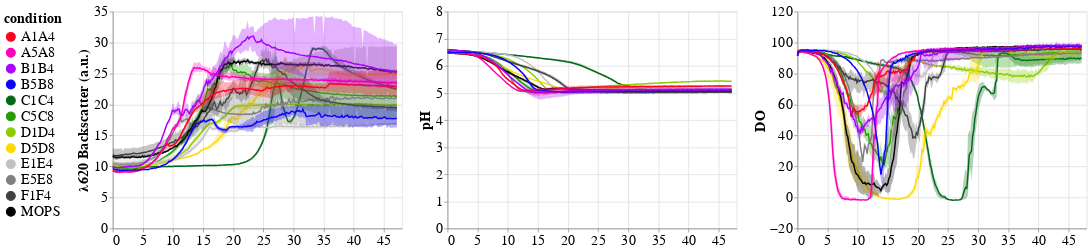

Here is the notebook cell this chart was saved with:
### Code cell
od=lectorfig('mean(OD600)',"\u03BB620 Backscatter (a.u.)",35,0)
ph=lectorfig('mean(pH)',"pH",8,0)
DO=lectorfig('mean(DO)',"DO",120,-20)
chart2=od|ph|DO
chart2=chart2.configure_axis(
        labelFontSize=20,
        titleFontSize=20
    ).configure_legend(
        labelFontSize=20,
        titleFontSize=20,
        symbolSize=150)
chart2#.save('ARTDBTL4-0.html')

### Figure 1 — Vega-Lite specification as saved in the notebook (floating-point values rounded to 4 significant figures; data arrays with more than 128 entries replaced by an {"elided": "..."} marker saying what was removed)
{"config": {"view": {"continuousWidth": 400, "continuousHeight": 300}, "axis": {"labelFontSize": 20, "titleFontSize": 20}, "legend": {"labelFontSize": 20, "symbolSize": 150, "titleFontSize": 20}}, "hconcat": [{"layer": [{"mark": {"type": "line", "opacity": 1}, "encoding": {"color": {"type": "nominal", "field": "condition", "legend": {"columns": 1, "orient": "left", "symbolLimit": 0}, "scale": {"range": ["#ff001e", "#ff00ba", "#a900ff", "#0d00ff", "#006918", "#249b00", "#8dcd00", "#ffd900", "#c2c0c0", "#827f7f", "#414040", "black"]}}, "x": {"type": "quantitative", "axis": {"labels": true}, "field": "Time", "scale": {"domain": [0, 48]}, "title": null}, "y": {"type": "quantitative", "aggregate": "mean", "axis": {"labels": true}, "field": "OD600", "scale": {"clamp": true, "domain": [0, 35]}, "title": "λ620 Backscatter (a.u.)"}}}, {"mark": {"type": "errorband", "extent": "ci"}, "encoding": {"color": {"type": "nominal", "field": "condition", "legend": {"columns": 1, "orient": "left", "symbolLimit": 0}, "scale": {"range": ["#ff001e", "#ff00ba", "#a900ff", "#0d00ff", "#006918", "#249b00", "#8dcd00", "#ffd900", "#c2c0c0", "#827f7f", "#414040", "black"]}}, "x": {"type": "quantitative", "axis": {"labels": true}, "field": "Time", "scale": {"domain": [0, 48]}, "title": null}, "y": {"type": "quantitative", "aggregate": "mean", "axis": {"labels": true}, "field": "OD600", "scale": {"clamp": true, "domain": [0, 35]}, "title": "λ620 Backscatter (a.u.)"}}}, {"layer": [{"mark": {"type": "line", "opacity": 1}, "encoding": {"color": {"type": "nominal", "field": "condition", "legend": {"columns": 1, "orient": "left", "symbolLimit": 0}, "scale": {"range": ["#ff001e", "#ff00ba", "#a900ff", "#0d00ff", "#006918", "#249b00", "#8dcd00", "#ffd900", "#c2c0c0", "#827f7f", "#414040", "black"]}}, "x": {"type": "quantitative", "axis": {"labels": true}, "field": "Time", "scale": {"domain": [0, 48]}, "title": null}, "y": {"type": "quantitative", "aggregate": "mean", "axis": {"labels": true}, "field": "OD600", "scale": {"clamp": true, "domain": [0, 35]}, "title": "λ620 Backscatter (a.u.)"}}}, {"mark": {"type": "errorband", "extent": "ci"}, "encoding": {"color": {"type": "nominal", "field": "condition", "legend": {"columns": 1, "orient": "left", "symbolLimit": 0}, "scale": {"range": ["#ff001e", "#ff00ba", "#a900ff", "#0d00ff", "#006918", "#249b00", "#8dcd00", "#ffd900", "#c2c0c0", "#827f7f", "#414040", "black"]}}, "x": {"type": "quantitative", "axis": {"labels": true}, "field": "Time", "scale": {"domain": [0, 48]}, "title": null}, "y": {"type": "quantitative", "aggregate": "mean", "axis": {"labels": true}, "field": "OD600", "scale": {"clamp": true, "domain": [0, 35]}, "title": "λ620 Backscatter (a.u.)"}}}], "data": {"name": "data-dba051a549137b1c06c9775bd4d42b0b"}}, {"layer": [{"mark": {"type": "line", "opacity": 1}, "encoding": {"color": {"type": "nominal", "field": "condition", "legend": {"columns": 1, "orient": "left", "symbolLimit": 0}, "scale": {"range": ["#ff001e", "#ff00ba", "#a900ff", "#0d00ff", "#006918", "#249b00", "#8dcd00", "#ffd900", "#c2c0c0", "#827f7f", "#414040", "black"]}}, "x": {"type": "quantitative", "axis": {"labels": true}, "field": "Time", "scale": {"domain": [0, 48]}, "title": null}, "y": {"type": "quantitative", "aggregate": "mean", "axis": {"labels": true}, "field": "OD600", "scale": {"clamp": true, "domain": [0, 35]}, "title": "λ620 Backscatter (a.u.)"}}}, {"mark": {"type": "errorband", "extent": "ci"}, "encoding": {"color": {"type": "nominal", "field": "condition", "legend": {"columns": 1, "orient": "left", "symbolLimit": 0}, "scale": {"range": ["#ff001e", "#ff00ba", "#a900ff", "#0d00ff", "#006918", "#249b00", "#8dcd00", "#ffd900", "#c2c0c0", "#827f7f", "#414040", "black"]}}, "x": {"type": "quantitative", "axis": {"labels": true}, "field": "Time", "scale": {"domain": [0, 48]}, "title": null}, "y": {"type": "quantitative", "aggregate": "mean", "axis": {"labels": true}, "field": "OD600", "scale": {"clamp": true, "domain": [0, 35]}, "title": "λ620 Backscatter (a.u.)"}}}], "data": {"name": "data-6d13b84035e29857df39927874a2047a"}}]}, {"layer": [{"mark": {"type": "line", "opacity": 1}, "encoding": {"color": {"type": "nominal", "field": "condition", "legend": {"columns": 1, "orient": "left", "symbolLimit": 0}, "scale": {"range": ["#ff001e", "#ff00ba", "#a900ff", "#0d00ff", "#006918", "#249b00", "#8dcd00", "#ffd900", "#c2c0c0", "#827f7f", "#414040", "black"]}}, "x": {"type": "quantitative", "axis": {"labels": true}, "field": "Time", "scale": {"domain": [0, 48]}, "title": null}, "y": {"type": "quantitative", "aggregate": "mean", "axis": {"labels": true}, "field": "pH", "scale": {"clamp": true, "domain": [0, 8]}, "title": "pH"}}}, {"mark": {"type": "errorband", "extent": "ci"}, "encoding": {"color": {"type": "nominal", "field": "condition", "legend": {"columns": 1, "orient": "left", "symbolLimit": 0}, "scale": {"range": ["#ff001e", "#ff00ba", "#a900ff", "#0d00ff", "#006918", "#249b00", "#8dcd00", "#ffd900", "#c2c0c0", "#827f7f", "#414040", "black"]}}, "x": {"type": "quantitative", "axis": {"labels": true}, "field": "Time", "scale": {"domain": [0, 48]}, "title": null}, "y": {"type": "quantitative", "aggregate": "mean", "axis": {"labels": true}, "field": "pH", "scale": {"clamp": true, "domain": [0, 8]}, "title": "pH"}}}, {"layer": [{"mark": {"type": "line", "opacity": 1}, "encoding": {"color": {"type": "nominal", "field": "condition", "legend": {"columns": 1, "orient": "left", "symbolLimit": 0}, "scale": {"range": ["#ff001e", "#ff00ba", "#a900ff", "#0d00ff", "#006918", "#249b00", "#8dcd00", "#ffd900", "#c2c0c0", "#827f7f", "#414040", "black"]}}, "x": {"type": "quantitative", "axis": {"labels": true}, "field": "Time", "scale": {"domain": [0, 48]}, "title": null}, "y": {"type": "quantitative", "aggregate": "mean", "axis": {"labels": true}, "field": "pH", "scale": {"clamp": true, "domain": [0, 8]}, "title": "pH"}}}, {"mark": {"type": "errorband", "extent": "ci"}, "encoding": {"color": {"type": "nominal", "field": "condition", "legend": {"columns": 1, "orient": "left", "symbolLimit": 0}, "scale": {"range": ["#ff001e", "#ff00ba", "#a900ff", "#0d00ff", "#006918", "#249b00", "#8dcd00", "#ffd900", "#c2c0c0", "#827f7f", "#414040", "black"]}}, "x": {"type": "quantitative", "axis": {"labels": true}, "field": "Time", "scale": {"domain": [0, 48]}, "title": null}, "y": {"type": "quantitative", "aggregate": "mean", "axis": {"labels": true}, "field": "pH", "scale": {"clamp": true, "domain": [0, 8]}, "title": "pH"}}}], "data": {"name": "data-dba051a549137b1c06c9775bd4d42b0b"}}, {"layer": [{"mark": {"type": "line", "opacity": 1}, "encoding": {"color": {"type": "nominal", "field": "condition", "legend": {"columns": 1, "orient": "left", "symbolLimit": 0}, "scale": {"range": ["#ff001e", "#ff00ba", "#a900ff", "#0d00ff", "#006918", "#249b00", "#8dcd00", "#ffd900", "#c2c0c0", "#827f7f", "#414040", "black"]}}, "x": {"type": "quantitative", "axis": {"labels": true}, "field": "Time", "scale": {"domain": [0, 48]}, "title": null}, "y": {"type": "quantitative", "aggregate": "mean", "axis": {"labels": true}, "field": "pH", "scale": {"clamp": true, "domain": [0, 8]}, "title": "pH"}}}, {"mark": {"type": "errorband", "extent": "ci"}, "encoding": {"color": {"type": "nominal", "field": "condition", "legend": {"columns": 1, "orient": "left", "symbolLimit": 0}, "scale": {"range": ["#ff001e", "#ff00ba", "#a900ff", "#0d00ff", "#006918", "#249b00", "#8dcd00", "#ffd900", "#c2c0c0", "#827f7f", "#414040", "black"]}}, "x": {"type": "quantitative", "axis": {"labels": true}, "field": "Time", "scale": {"domain": [0, 48]}, "title": null}, "y": {"type": "quantitative", "aggregate": "mean", "axis": {"labels": true}, "field": "pH", "scale": {"clamp": true, "domain": [0, 8]}, "title": "pH"}}}], "data": {"name": "data-6d13b84035e29857df39927874a2047a"}}]}, {"layer": [{"mark": {"type": "line", "opacity": 1}, "encoding": {"color": {"type": "nominal", "field": "condition", "legend": {"columns": 1, "orient": "left", "symbolLimit": 0}, "scale": {"range": ["#ff001e", "#ff00ba", "#a900ff", "#0d00ff", "#006918", "#249b00", "#8dcd00", "#ffd900", "#c2c0c0", "#827f7f", "#414040", "black"]}}, "x": {"type": "quantitative", "axis": {"labels": true}, "field": "Time", "scale": {"domain": [0, 48]}, "title": null}, "y": {"type": "quantitative", "aggregate": "mean", "axis": {"labels": true}, "field": "DO", "scale": {"clamp": true, "domain": [-20, 120]}, "title": "DO"}}}, {"mark": {"type": "errorband", "extent": "ci"}, "encoding": {"color": {"type": "nominal", "field": "condition", "legend": {"columns": 1, "orient": "left", "symbolLimit": 0}, "scale": {"range": ["#ff001e", "#ff00ba", "#a900ff", "#0d00ff", "#006918", "#249b00", "#8dcd00", "#ffd900", "#c2c0c0", "#827f7f", "#414040", "black"]}}, "x": {"type": "quantitative", "axis": {"labels": true}, "field": "Time", "scale": {"domain": [0, 48]}, "title": null}, "y": {"type": "quantitative", "aggregate": "mean", "axis": {"labels": true}, "field": "DO", "scale": {"clamp": true, "domain": [-20, 120]}, "title": "DO"}}}, {"layer": [{"mark": {"type": "line", "opacity": 1}, "encoding": {"color": {"type": "nominal", "field": "condition", "legend": {"columns": 1, "orient": "left", "symbolLimit": 0}, "scale": {"range": ["#ff001e", "#ff00ba", "#a900ff", "#0d00ff", "#006918", "#249b00", "#8dcd00", "#ffd900", "#c2c0c0", "#827f7f", "#414040", "black"]}}, "x": {"type": "quantitative", "axis": {"labels": true}, "field": "Time", "scale": {"domain": [0, 48]}, "title": null}, "y": {"type": "quantitative", "aggregate": "mean", "axis": {"labels": true}, "field": "DO", "scale": {"clamp": true, "domain": [-20, 120]}, "title": "DO"}}}, {"mark": {"type": "errorband", "extent": "ci"}, "encoding": {"color": {"type": "nominal", "field": "condition", "legend": {"columns": 1, "orient": "left", "symbolLimit": 0}, "scale": {"range": ["#ff001e", "#ff00ba", "#a900ff", "#0d00ff", "#006918", "#249b00", "#8dcd00", "#ffd900", "#c2c0c0", "#827f7f", "#414040", "black"]}}, "x": {"type": "quantitative", "axis": {"labels": true}, "field": "Time", "scale": {"domain": [0, 48]}, "title": null}, "y": {"type": "quantitative", "aggregate": "mean", "axis": {"labels": true}, "field": "DO", "scale": {"clamp": true, "domain": [-20, 120]}, "title": "DO"}}}], "data": {"name": "data-dba051a549137b1c06c9775bd4d42b0b"}}, {"layer": [{"mark": {"type": "line", "opacity": 1}, "encoding": {"color": {"type": "nominal", "field": "condition", "legend": {"columns": 1, "orient": "left", "symbolLimit": 0}, "scale": {"range": ["#ff001e", "#ff00ba", "#a900ff", "#0d00ff", "#006918", "#249b00", "#8dcd00", "#ffd900", "#c2c0c0", "#827f7f", "#414040", "black"]}}, "x": {"type": "quantitative", "axis": {"labels": true}, "field": "Time", "scale": {"domain": [0, 48]}, "title": null}, "y": {"type": "quantitative", "aggregate": "mean", "axis": {"labels": true}, "field": "DO", "scale": {"clamp": true, "domain": [-20, 120]}, "title": "DO"}}}, {"mark": {"type": "errorband", "extent": "ci"}, "encoding": {"color": {"type": "nominal", "field": "condition", "legend": {"columns": 1, "orient": "left", "symbolLimit": 0}, "scale": {"range": ["#ff001e", "#ff00ba", "#a900ff", "#0d00ff", "#006918", "#249b00", "#8dcd00", "#ffd900", "#c2c0c0", "#827f7f", "#414040", "black"]}}, "x": {"type": "quantitative", "axis": {"labels": true}, "field": "Time", "scale": {"domain": [0, 48]}, "title": null}, "y": {"type": "quantitative", "aggregate": "mean", "axis": {"labels": true}, "field": "DO", "scale": {"clamp": true, "domain": [-20, 120]}, "title": "DO"}}}], "data": {"name": "data-6d13b84035e29857df39927874a2047a"}}]}], "data": {"name": "data-349d1eaebe51ca813ff186b5927ae937"}, "$schema": "https://vega.github.io/schema/vega-lite/v4.8.1.json", "datasets": {"data-349d1eaebe51ca813ff186b5927ae937": {"elided": "2988 records"}, "data-dba051a549137b1c06c9775bd4d42b0b": {"elided": "2988 records"}, "data-6d13b84035e29857df39927874a2047a": {"elided": "2988 records"}}}
